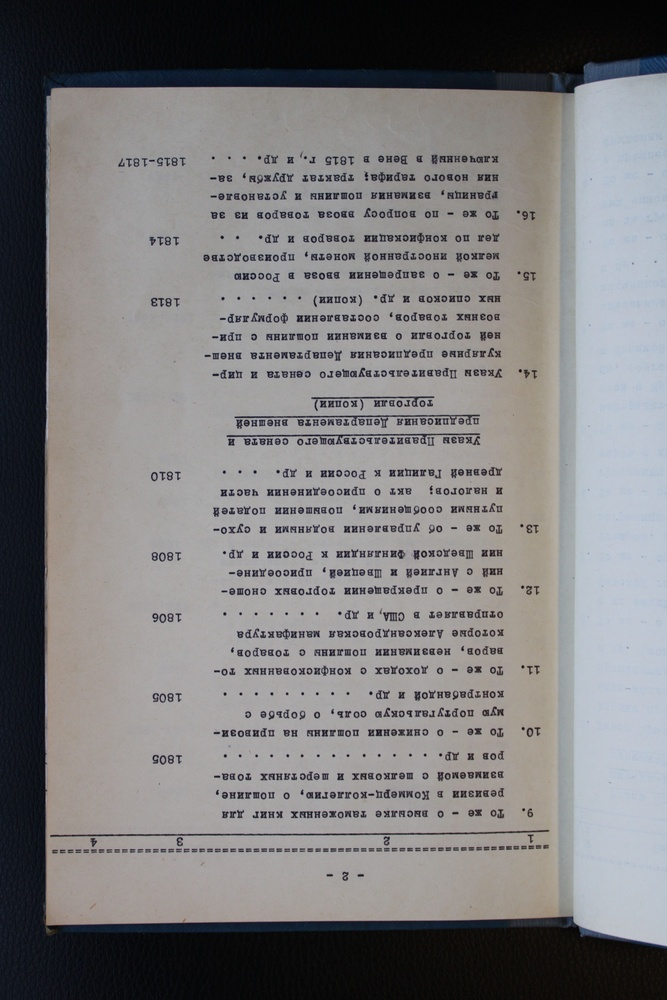
#> input picture input_images/IMG_6736.JPG, 667 x 1000 px, shrunk from 4000 x 6000 before the run
$ python -i preprocess.py   (imports and definitions only)
#> lines starting #> are read from the running program, lines starting #| are printed output that depends on the picture; after the words box and inside, x2 and y2 are one past the last pixel; in counts of white or black regions, pixels touching at a corner belong together
#> further down, picture is the input picture: shape (1000, 667, 3); mean B, G, R 125.2, 124.3, 125.3
import cv2
import os
import pytesseract
import numpy as np
import re
from typing import Tuple, Optional, Union

# Folders for input and processed images
input_folder = os.path.join(os.getcwd(), "input_images")
processed_folder = os.path.join(os.getcwd(), "processed_images")
output_text_file = os.path.join(os.getcwd(), "recognized_text.txt")

# [1 line not run here, left out]

# --- Processing Settings ---
settings = {
    'ENABLE_OCR': True,                      # False for image processing only
    'SKIP_PREPROCESSING': True,              # True to skip preprocessing (OCR only)
    'FORCE_GRAYSCALE': True,                 # True to force grayscale output
    'APPLY_GRAY_EARLY': True,                # True to convert to grayscale early
    'CROP': True,                            # False to disable cropping
    'CROP_SIDE_PAGE': True,                  # True if adjacent page needs cropping
    'CROP_SIDE_DIRECTION': 'left',           # 'left' or 'right' - which side to crop
    'BINARIZATION_THRESHOLD': 180,           # Threshold for smart_crop (0-255)
    'SIDE_WHITE_RATIO_THRESHOLD': 0.9,       # White ratio threshold for side cropping
    'EDGE_CROP_BRIGHTNESS_THRESHOLD': 100,   # Threshold for edge cropping (0-255)
    'ROTATE': True,                          # False to disable rotation
    'ROTATION_ANGLE': 'auto',                # 'auto' or specific angle (0, 90, 180, 270)
    'FINE_ROTATION': True,                   # Fine-tune rotation angle
    'DOCUMENT_TYPE': 'typewritten',          # 'typewritten', 'printed', 'handwritten'
}

# [92 lines left out: functions recognize_ready_images, enhance_contrast, detect_rotation, rotate_image, not called in this run]

# Fine-tune text angle using Hough transform
def get_text_angle_by_hough(image) -> float:
    image_copy = image.copy()
    gray = cv2.cvtColor(image_copy, cv2.COLOR_BGR2GRAY)
    blurred = cv2.GaussianBlur(gray, (5, 5), 0)
    edges = cv2.Canny(blurred, 50, 150, apertureSize=3)
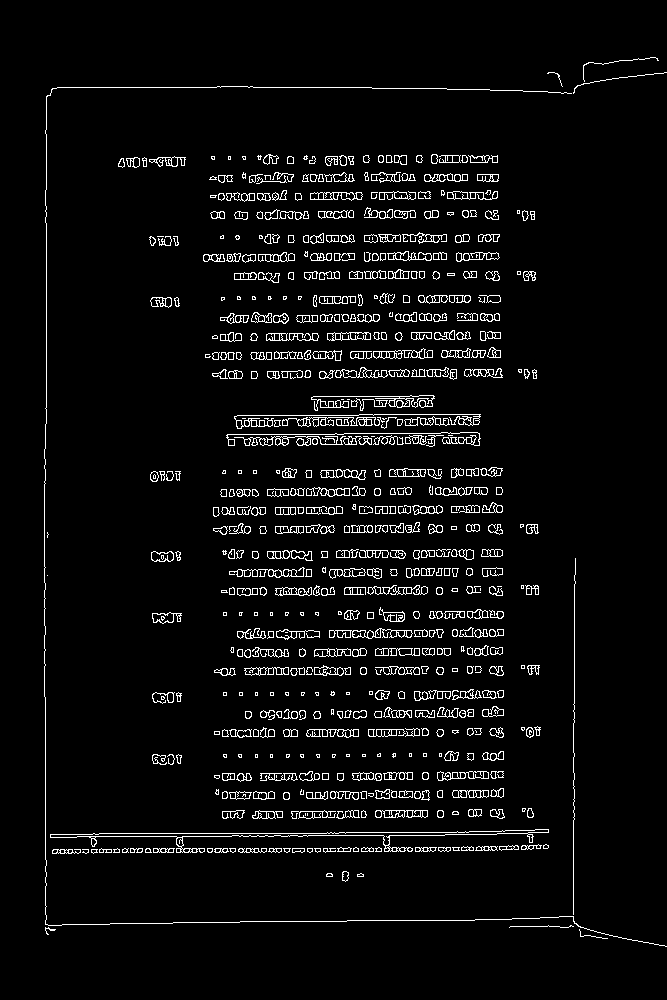
#> edges: shape (1000, 667); 4.8% white in thin lines or dots, all inside (x1, y1, x2, y2) = (44, 57, 667, 947)
    lines = cv2.HoughLines(edges, 1, np.pi / 180, threshold=150)
#> lines = [[46, 0], [87, 1.57], [833, 1.57], [848, 1.57], [854, 1.55], [851, 1.57], [838, 1.55], [836, 1.57], [926, 1.55], [81, 1.59], [574, 0]]

    if lines is None:
        return 0.0

    horiz_angles = []
    vert_angles = []

    for rho, theta in lines[:, 0]:
        angle_deg = np.degrees(theta)

        if 80 < angle_deg < 100:
            horiz_angles.append(angle_deg - 90)
        elif angle_deg < 10 or angle_deg > 170:
            corrected = angle_deg if angle_deg < 90 else angle_deg - 180
            vert_angles.append(corrected)
#> this loop made 11 passes
#> (rho, theta, angle_deg, corrected) on passes 1, 11: (46, 0, 0, 0), (574, 0, 0, 0)
#> (rho, theta, angle_deg) on passes 2 to 7: (87, 1.57, 90), (833, 1.57, 90), (848, 1.57, 90), (854, 1.55, 89), (851, 1.57, 90), (838, 1.55, 89)
#> after the loop, horiz_angles = [0, 0, 0, -1, 0, -1, 0, -1, 1]; vert_angles = [0, 0]

    if horiz_angles:
        return np.mean(horiz_angles)
    elif vert_angles:
        return np.mean(vert_angles)
    else:
        return 0.0

# Crop adjacent page fragment that's brighter than main page
# [193 lines left out: functions crop_black_side, smart_crop, auto_crop, apply_rotation, process_image, preprocess_image and 2 more, not called in this run]

# Entry point
# [7 lines not run here, left out]

>>> import cv2
>>> picture = cv2.imread('input_images/IMG_6736.JPG')
>>> result = get_text_angle_by_hough(picture)
#> result = -0.222
